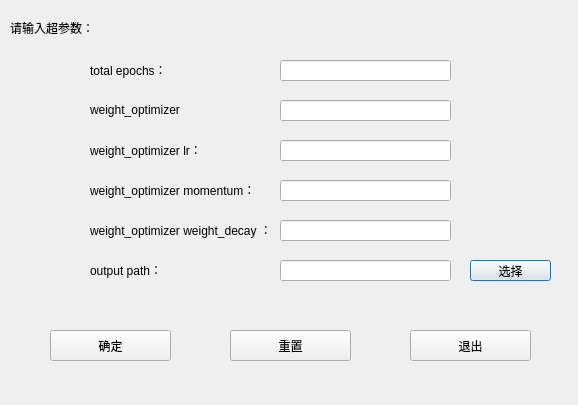
<?xml version="1.0" encoding="UTF-8"?>
<ui version="4.0">
 <class>Dialog</class>
 <widget class="QDialog" name="Dialog">
  <property name="geometry">
   <rect>
    <x>0</x>
    <y>0</y>
    <width>578</width>
    <height>405</height>
   </rect>
  </property>
  <property name="windowTitle">
   <string>超参数设置</string>
  </property>
  <widget class="QLabel" name="label_11">
   <property name="geometry">
    <rect>
     <x>10</x>
     <y>20</y>
     <width>131</width>
     <height>16</height>
    </rect>
   </property>
   <property name="text">
    <string>请输入超参数：</string>
   </property>
  </widget>
  <widget class="QLabel" name="label_12">
   <property name="geometry">
    <rect>
     <x>90</x>
     <y>60</y>
     <width>111</width>
     <height>20</height>
    </rect>
   </property>
   <property name="text">
    <string>total epochs：</string>
   </property>
  </widget>
  <widget class="QLineEdit" name="lineEdit_11">
   <property name="geometry">
    <rect>
     <x>280</x>
     <y>60</y>
     <width>171</width>
     <height>21</height>
    </rect>
   </property>
  </widget>
  <widget class="QLineEdit" name="lineEdit_12">
   <property name="geometry">
    <rect>
     <x>280</x>
     <y>100</y>
     <width>171</width>
     <height>21</height>
    </rect>
   </property>
   <property name="text">
    <string/>
   </property>
  </widget>
  <widget class="QLabel" name="label_13">
   <property name="geometry">
    <rect>
     <x>90</x>
     <y>100</y>
     <width>111</width>
     <height>20</height>
    </rect>
   </property>
   <property name="text">
    <string>weight_optimizer</string>
   </property>
  </widget>
  <widget class="QLineEdit" name="lineEdit_13">
   <property name="geometry">
    <rect>
     <x>280</x>
     <y>140</y>
     <width>171</width>
     <height>21</height>
    </rect>
   </property>
   <property name="text">
    <string/>
   </property>
  </widget>
  <widget class="QLabel" name="label_14">
   <property name="geometry">
    <rect>
     <x>90</x>
     <y>140</y>
     <width>141</width>
     <height>20</height>
    </rect>
   </property>
   <property name="text">
    <string>weight_optimizer lr：</string>
   </property>
  </widget>
  <widget class="QLineEdit" name="lineEdit_14">
   <property name="geometry">
    <rect>
     <x>280</x>
     <y>180</y>
     <width>171</width>
     <height>21</height>
    </rect>
   </property>
   <property name="text">
    <string/>
   </property>
  </widget>
  <widget class="QLabel" name="label_15">
   <property name="geometry">
    <rect>
     <x>90</x>
     <y>180</y>
     <width>161</width>
     <height>20</height>
    </rect>
   </property>
   <property name="text">
    <string>weight_optimizer momentum：</string>
   </property>
  </widget>
  <widget class="QLineEdit" name="lineEdit_15">
   <property name="geometry">
    <rect>
     <x>280</x>
     <y>220</y>
     <width>171</width>
     <height>21</height>
    </rect>
   </property>
   <property name="text">
    <string/>
   </property>
  </widget>
  <widget class="QLabel" name="label_16">
   <property name="geometry">
    <rect>
     <x>90</x>
     <y>260</y>
     <width>111</width>
     <height>20</height>
    </rect>
   </property>
   <property name="text">
    <string>output path：</string>
   </property>
  </widget>
  <widget class="QPushButton" name="pushButton_11">
   <property name="geometry">
    <rect>
     <x>470</x>
     <y>260</y>
     <width>81</width>
     <height>21</height>
    </rect>
   </property>
   <property name="text">
    <string>选择</string>
   </property>
  </widget>
  <widget class="QPushButton" name="pushButton_12">
   <property name="geometry">
    <rect>
     <x>50</x>
     <y>330</y>
     <width>121</width>
     <height>31</height>
    </rect>
   </property>
   <property name="text">
    <string>确定</string>
   </property>
  </widget>
  <widget class="QPushButton" name="pushButton_13">
   <property name="geometry">
    <rect>
     <x>230</x>
     <y>330</y>
     <width>121</width>
     <height>31</height>
    </rect>
   </property>
   <property name="text">
    <string>重置</string>
   </property>
  </widget>
  <widget class="QPushButton" name="pushButton_14">
   <property name="geometry">
    <rect>
     <x>410</x>
     <y>330</y>
     <width>121</width>
     <height>31</height>
    </rect>
   </property>
   <property name="text">
    <string>退出</string>
   </property>
  </widget>
  <widget class="QLabel" name="label_17">
   <property name="geometry">
    <rect>
     <x>90</x>
     <y>220</y>
     <width>191</width>
     <height>20</height>
    </rect>
   </property>
   <property name="text">
    <string>weight_optimizer weight_decay ：</string>
   </property>
  </widget>
  <widget class="QLineEdit" name="lineEdit_16">
   <property name="geometry">
    <rect>
     <x>280</x>
     <y>260</y>
     <width>171</width>
     <height>21</height>
    </rect>
   </property>
   <property name="text">
    <string/>
   </property>
  </widget>
 </widget>
 <layoutdefault spacing="6" margin="11"/>
 <resources/>
 <connections/>
</ui>
